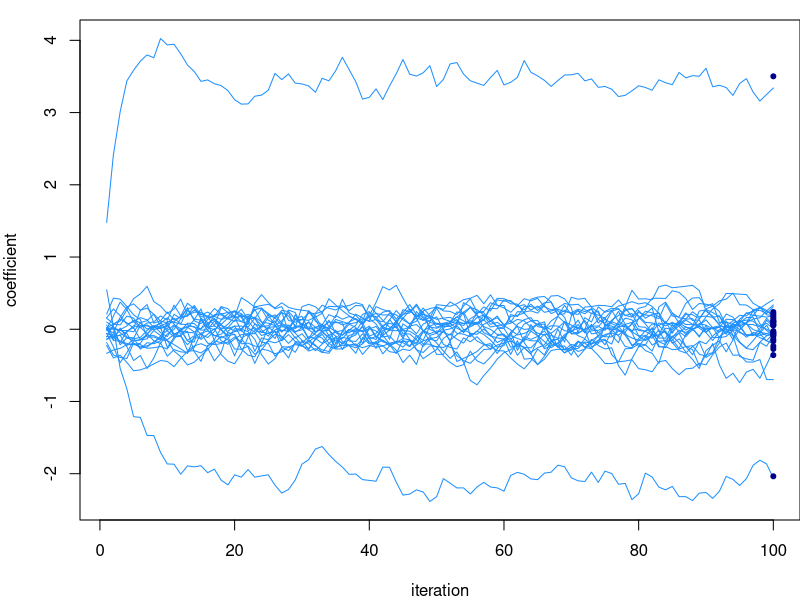
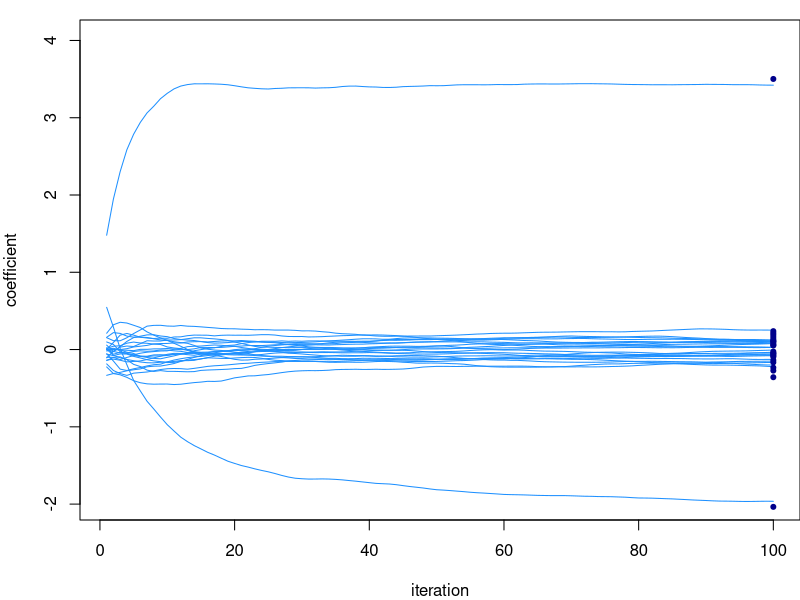
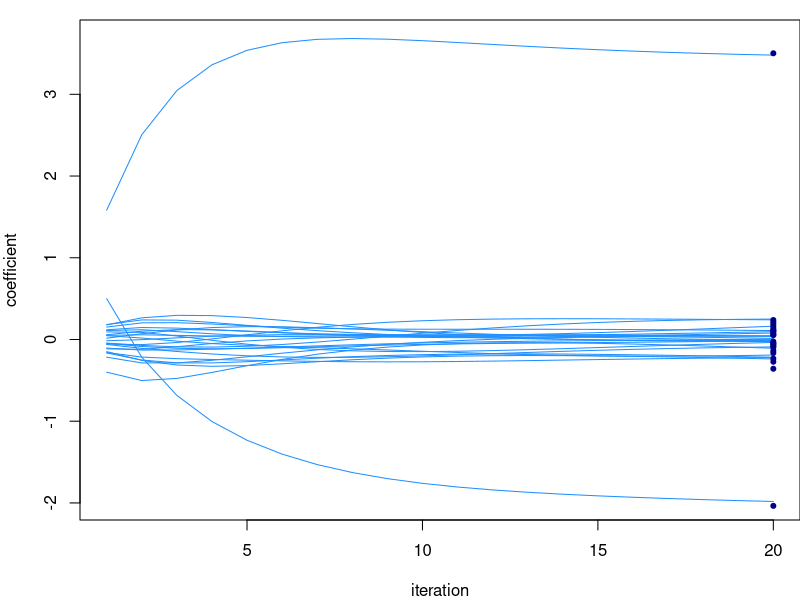

Write the R code that produced these figures, in order.
## ---- chunk 1
library(MASS)
## ---- chunk 2
set.seed(3)
## ---- chunk 3
# Simulate n data points from a ridge regression model with p inputs.
# Other parameters: p1, the number of nonzero coefficients to simulate
# (should not be greater than p); s, the residual standard deviation
# (s.d.); s0, the prior s.d. used to simulate the nonzero
# coefficients; and r, the correlation among the inputs.
sim_ridge_data <- function (n, p, p1, s, s0, r) {
  R <- matrix(r,p,p)
  diag(R) <- 1
  X <- mvrnorm(n,rep(0,p),R)
  X <- scale(X,center = TRUE,scale = FALSE)
  b <- rep(0,p)
  b[1:p1] <- rnorm(p1,sd = s0)
  y <- X %*% b + rnorm(n,sd = s)
  y <- drop(scale(y,center = TRUE,scale = FALSE))
  return(list(X = X,y = y,b = b))
}
## ---- chunk 4
n   <- 80
p   <- 24
s   <- 0.6
s0  <- 3
r   <- 0.8
sim <- sim_ridge_data(n,p,2,s,s0,r)
X   <- sim$X
y   <- sim$y
## ---- chunk 5
# Perform "niter" Gibbs sampling updates for each input variable in
# the ridge regression model with data X, y. The Markov chain is
# initialized to "b".
ridge_gs <- function (X, y, s, s0, niter, b = rep(0,ncol(X))) {
  p  <- length(b)
  B  <- matrix(0,p,niter)
  XX <- crossprod(X)
  xy <- drop(crossprod(X,y))
  for (i in 1:niter) {
    for (j in 1:p) {
      v    <- 1/(XX[j,j]/s^2 + 1/s0^2)
      mu   <- v * (xy[j] - sum(XX[j,-j]*b[-j]))/s^2
      b[j] <- rnorm(1,mu,sqrt(v))
    }
    B[,i] <- b
  }
  return(B)
}

# Return the posterior distribution for the ridge regression model
# given data X, y.
ridge_post <- function (X, y, s, s0) {
  p <- ncol(X)
  lambda <- (s/s0)^2
  V <- s^2 * solve(crossprod(X) + lambda*diag(p))
  b <- drop(V %*% crossprod(X,y)/s^2)
  return(list(mean = b,var = diag(V)))
}

# This function is used to view how the parameter estimates change
# over time in the running of an inference algorithm (e.g.,
# MCMC). Input B is a p x niter matrix where p is the number of
# parameters and niter is the number of iterations performed.
# When show_average = TRUE, a running average is shown instead of
# the actual values in the B matrix.
plot_params_over_time <- function (B, show_average = FALSE) {
  p     <- nrow(B)
  niter <- ncol(B)
  if (show_average)
    B[1,] <- cumsum(B[1,])/1:niter
  plot(1:niter,B[1,],type = "l",lwd = 1,col = "dodgerblue",
       ylim = range(B),xlab = "iteration",ylab = "coefficient")
  for (j in 2:p) {
    if (show_average)
      B[j,] <- cumsum(B[j,])/1:niter
    lines(1:niter,B[j,],lwd = 1,col = "dodgerblue")
  }
}
## ---- chunk 6
niter <- 100
B <- ridge_gs(X,y,s,s0,niter)
## ---- chunk 7
par(mar = c(4,4,1,0))
plot_params_over_time(B)
post <- ridge_post(X,y,s,s0)
points(rep(niter,p),post$mean,pch = 20,col = "darkblue",cex = 1)
## ---- chunk 8
par(mar = c(4,4,1,0))
plot_params_over_time(B,show_average = TRUE)
points(rep(niter,p),post$mean,pch = 20,col = "darkblue",cex = 1)
## ---- chunk 9
# Return the posterior distribution for the single-input
# ridge regression model given data x, y.
ridge_post1 <- function (x, y, s, s0) {
  xx <- sum(x^2)
  xy <- sum(x*y)
  v <- s^2/(xx + (s/s0)^2)
  b <- v*xy/s^2
  return(list(mean = b,var = v))
}

# Perform "niter" updates of the iterative algorithm for ridge
# regression, initialized to "b".
ridge_iterative <- function (X, y, s, s0, niter, b = rep(0,ncol(X))) {
  p <- length(b)
  B <- matrix(0,p,niter)
  for (i in 1:niter) {
    r <- drop(y - X %*% b)
    for (j in 1:p) {
      x <- X[,j]
      r <- r + x*b[j]
      b[j] <- ridge_post1(x,r,s,s0)$mean
      r <- r - x*b[j]
    }
    B[,i] <- b
  }
  return(B)
}
## ---- chunk 10
par(mar = c(4,4,1,0))
niter <- 20
B <- ridge_iterative(X,y,s,s0,niter)
plot_params_over_time(B)
points(rep(niter,p),post$mean,pch = 20,col = "darkblue",cex = 1)
